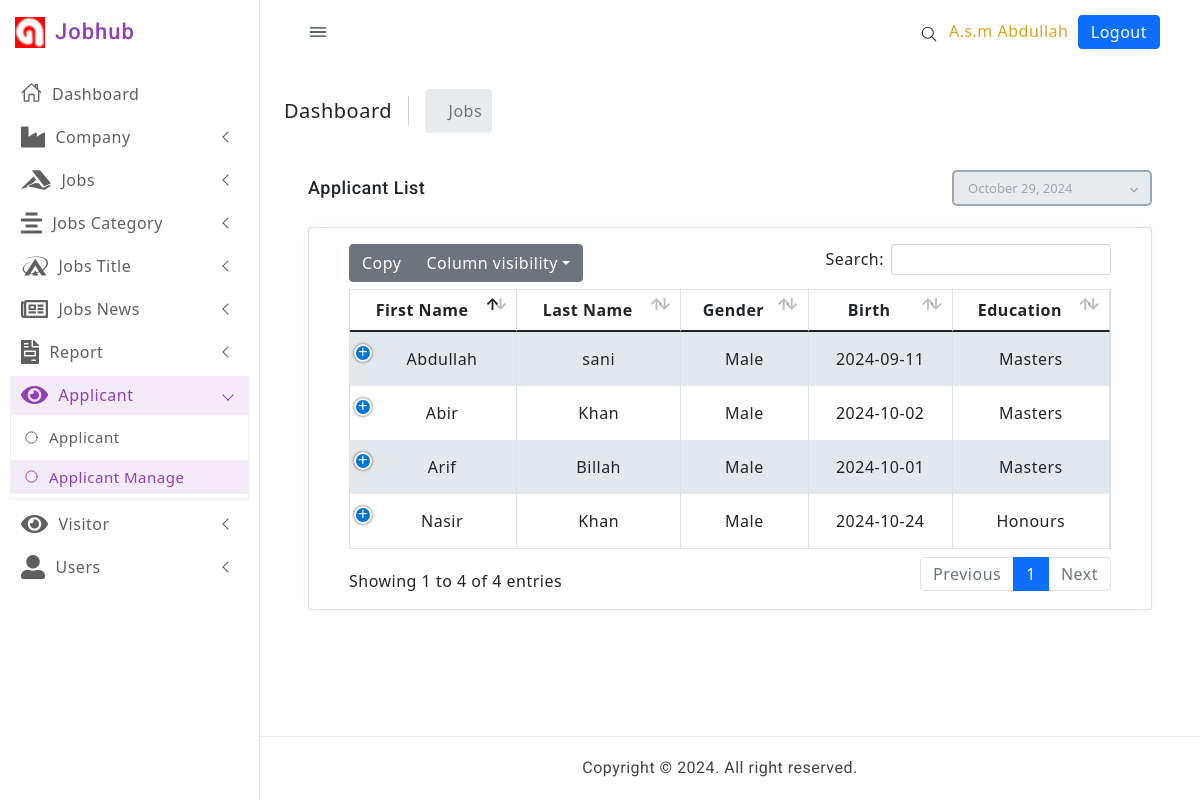
Before: /decision_mange.php (signed in) with the older database file.
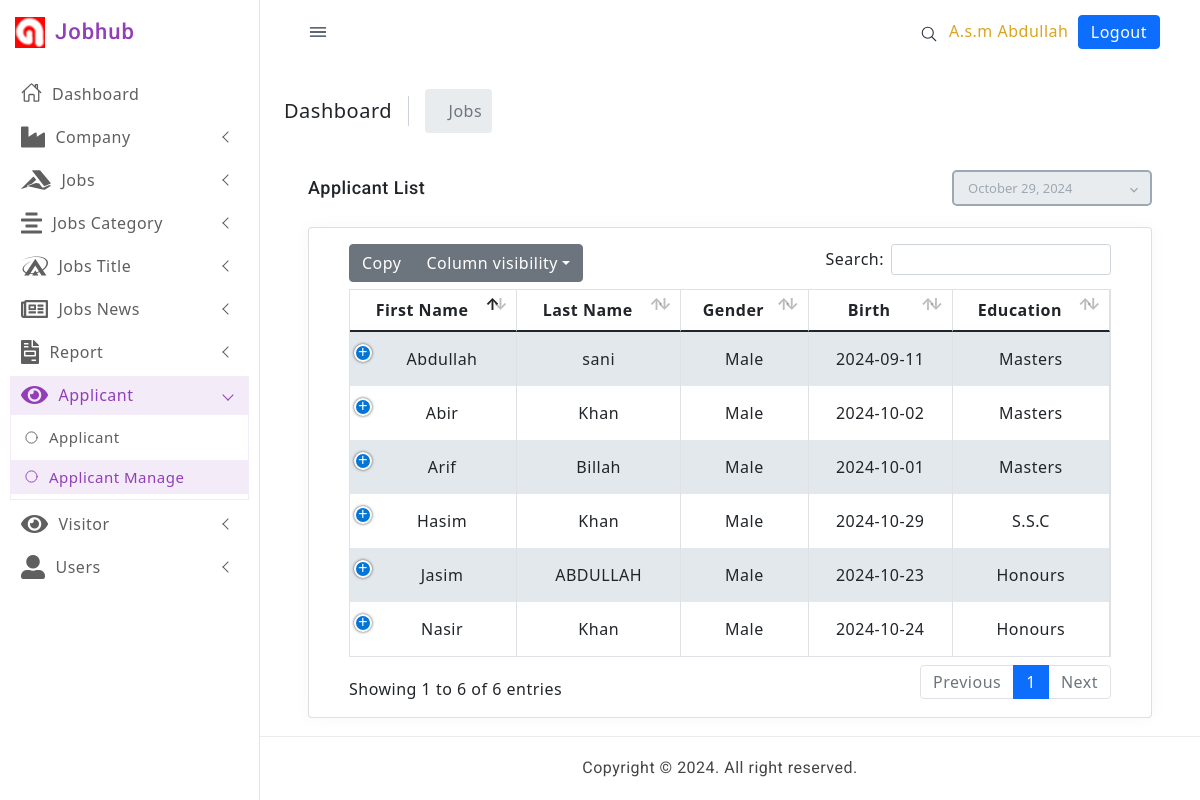
After: the same page with the newer database file.
### tables this page shows
CREATE TABLE `applicant` (
  `id` int(11) NOT NULL,
  `title` varchar(50) NOT NULL,
  `company_name` varchar(50) NOT NULL,
  `fname` varchar(50) NOT NULL,
  `lname` varchar(50) NOT NULL,
  `gender` varchar(30) NOT NULL,
  `birth` date NOT NULL,
  `education` varchar(50) NOT NULL,
  `email` varchar(30) NOT NULL,
  `contact` varchar(20) NOT NULL,
  `experience` varchar(20) NOT NULL,
  `skill` varchar(20) NOT NULL,
  `address` varchar(50) NOT NULL,
  `about` varchar(150) NOT NULL,
  `resume` varchar(100) NOT NULL,
  `photo` varchar(200) NOT NULL,
  `status` varchar(200) NOT NULL
);

### decision_mange.php (the view, shortened to what this page needs)
<?php
require('connection.php');
$user_first_name = $_SESSION['user_first_name'];
$user_last_name = $_SESSION['user_last_name'];
if (!empty($user_first_name) && !empty($user_last_name)) {
?>
  <!doctype html>
  <html lang="en">
  <head>
    <link href="assets/css/pace.min.css" rel="stylesheet" />
    <link href="assets/plugins/simplebar/css/simplebar.css" rel="stylesheet" />
    <link href="assets/plugins/perfect-scrollbar/css/perfect-scrollbar.css" rel="stylesheet" />
    <link href="assets/plugins/metismenu/css/metisMenu.min.css" rel="stylesheet" />
    <link href="assets/css/bootstrap.min.css" rel="stylesheet">
    <link href="assets/css/bootstrap-extended.css" rel="stylesheet">
    <link href="assets/css/style.css" rel="stylesheet">
    <link href="assets/css/icons.css" rel="stylesheet">
    <link href="assets/css/dark-theme.css" rel="stylesheet" />
    <link href="assets/css/semi-dark.css" rel="stylesheet" />
    <link href="assets/css/header-colors.css" rel="stylesheet" />
    <link href="plugins/bootstrap-datepicker/css/bootstrap-datepicker.min.css" rel="stylesheet">
    <link href="plugins/datatables/dataTables.bootstrap4.min.css" rel="stylesheet" type="text/css" />
    <link href="plugins/datatables/buttons.bootstrap4.min.css" rel="stylesheet" type="text/css" />
    <link href="plugins/datatables/responsive.bootstrap4.min.css" rel="stylesheet" type="text/css" />
    <link href="ass/css/bootstrap.min.css" rel="stylesheet" type="text/css">
    <link href="ass/css/metismenu.min.css" rel="stylesheet" type="text/css">
    <link href="ass/css/icons.css" rel="stylesheet" type="text/css">
    <link href="ass/css/style.css" rel="stylesheet" type="text/css">
    <link href="https://cdn.jsdelivr.net/npm/bootstrap@5.0.2/dist/css/bootstrap.min.css" rel="stylesheet">
    <link rel="stylesheet" href="https://pro.fontawesome.com/releases/v5.10.0/css/all.css" />
  </head>
  <body>
    <div class="wrapper">
      <?php require_once "include/leftbar.php" ?>
      <?php require_once "include/topbar.php" ?>
      <div class="page-content-wrapper">
        <div class="page-content">
          <div class="page-breadcrumb d-none d-sm-flex align-items-center mb-3">
            <div class="breadcrumb-title pe-3">Dashboard</div>
            <div class="ps-3">
              <nav aria-label="breadcrumb">
                <ol class="breadcrumb mb-0 p-0 align-items-center">
                  <li class="breadcrumb-item active" aria-current="page" style="padding: 10px;">Jobs</li>
                </ol>
              </nav>
            </div>
          </div>
          <div class="container-fluid">
            <div class="page-title-box">
              <div class="row align-items-center ">
                <div class="col-md-8">
                  <div class="page-title-box">
                    <h4 class="page-title">Applicant List</h4>
                  </div>
                </div>
                <div class="col-md-4">
                  <div class="float-right d-none d-md-block app-datepicker">
                    <input type="text" class="form-control" data-date-format="MM dd, yyyy" readonly="readonly" id="datepicker">
                    <i class="mdi mdi-chevron-down mdi-drop"></i>
                  </div>
                </div>
              </div>
            </div>
            <div class="row">
              <div class="col-12">
                <div class="card">
                  <div class="card-body">
                    <?php
                    $sql = "SELECT * FROM applicant where status = 'Approved' || status = 'Pending'";
                    $query = $conn->query($sql);
                    ?>
                    <table id="datatable-buttons" class="table table-striped table-bordered dt-responsive nowrap" style="border-collapse: collapse; border-spacing: 0; width: 100%;">
                      <thead>
                        <tr style="text-align:center">
                          <th>First Name</th>
                          <th>Last Name</th>
                          <th>Gender</th>
                          <th>Birth</th>
                          <th>Education</th>
                        </tr>
                      </thead>
                      <tbody>
                        <?php while ($data = $query->fetch_object()) { ?>
                          <tr style="text-align:center">
                            <td><?php echo $data->fname  ?></td>
                            <td> <?php echo $data->lname  ?></td>
                            <td> <?php echo $data->gender  ?></td>
                            <td> <?php echo $data->birth  ?></td>
                            <td> <?php echo $data->education  ?></td>
                          </tr>
                        <?php  } ?>
                      </tbody>
                    </table>
                  </div>
                </div>
              </div>
            </div>
          </div>
          </div>
          </div>
          </div>
          <?php require_once "include/footer.php" ?>
  </body>
  </html>
<?php
} else {
  header('location:login.php');
}
?>

### include/leftbar.php (shortened to what this page needs)
<aside class="sidebar-wrapper" data-simplebar="true">
      <div class="sidebar-header">
        <div>
          <img src="assets/images/favicon.png" class="logo-icon" alt="logo icon">
        </div>
        <div>
          <h4 class="logo-text">Jobhub</h4>
        </div>
      </div>
      <ul class="metismenu" id="menu">
        <li>
          <a href="index.php" class="text-decoration-none" >
            <div class="parent-icon">
              <ion-icon name="home-outline"></ion-icon>
            </div>
            <div class="menu-title">Dashboard</div>
          </a>
        </li>
        <li>
          <a href="javascript:;" class="has-arrow text-decoration-none">
            <div class="parent-icon">
            <i class='fas fa-industry' style='font-size:24px'></i>
            </div>
            <div class="menu-title">Company</div>
          </a>
        </li>
        <li>
          <a href="javascript:;" class="has-arrow text-decoration-none">
            <div class="parent-icon">
            <i class='fab fa-accusoft' style='font-size:24px'></i>
            </div>
            <div class="menu-title">Jobs</div>
          </a>
        </li>
        <li>
          <a href="javascript:;" class="has-arrow text-decoration-none">
            <div class="parent-icon">
            <i class='fas fa-align-center' style='font-size:24px'></i>
            </div>
            <div class="menu-title">Jobs Category</div>
          </a>
        </li>
        <li>
          <a href="javascript:;" class="has-arrow text-decoration-none">
            <div class="parent-icon">
            <i class='fab fa-asymmetrik' style='font-size:24px'></i>
            </div>
            <div class="menu-title">Jobs Title</div>
          </a>
        </li>
        <li>
          <a href="javascript:;" class="has-arrow text-decoration-none">
            <div class="parent-icon">
            <i class='far fa-newspaper' style='font-size:24px'></i>
            </div>
            <div class="menu-title">Jobs News</div>
          </a>
        </li>
        <li>
        <a href="javascript:;" class="has-arrow text-decoration-none">
            <div class="parent-icon">
            <i class='fas fa-file-invoice' style='font-size:24px'></i>
            </div>
            <div class="menu-title">Report</div>
          </a>
        </li>
        <li>
          <a href="javascript:;" class="has-arrow text-decoration-none">
            <div class="parent-icon">
            <i class='fas fa-eye' style='font-size:24px'></i>
            </div>
            <div class="menu-title">Applicant</div>
          </a>
          <ul>
            <li><a href="applicant_info.php" class="text-decoration-none">
                <ion-icon name="ellipse-outline"></ion-icon>Applicant
              </a>
            </li>
            <li><a href="decision_mange.php" class="text-decoration-none">
                <ion-icon name="ellipse-outline"></ion-icon>Applicant Manage
              </a>
            </li>
          </ul>
        </li>
        <li>
          <a href="javascript:;" class="has-arrow text-decoration-none">
            <div class="parent-icon">
            <i class='fas fa-eye' style='font-size:24px'></i>
            </div>
            <div class="menu-title">Visitor</div>
          </a>
        </li>
        <li>
          <a href="javascript:;" class="has-arrow text-decoration-none">
            <div class="parent-icon">
            <i class='fas fa-user-alt' style='font-size:24px'></i>
            </div>
            <div class="menu-title">Users</div>
          </a>
        </li>
      </ul>
    </aside>

### include/topbar.php (shortened to what this page needs)
<header class="top-header">
      <nav class="navbar navbar-expand gap-3">
        <div class="toggle-icon">
          <ion-icon name="menu-outline"></ion-icon>
        </div>
        <div class="top-navbar-right ms-auto">
          <ul class="navbar-nav align-items-center">
            <li class="nav-item">
              <a class="nav-link mobile-search-button" href="javascript:;">
                <div class="">
                  <ion-icon name="search-outline"></ion-icon>
                </div>
              </a>
            </li>
            <li>
            <p class="pt-3" style="color: goldenrod;"><?php echo $user_first_name.' '.$user_last_name ?>
            </li>&nbsp;&nbsp;
            <li><a href="logout.php" class="text-white text-decoration-none btn btn-primary py-1 m-0">
								Logout
							</a></li>
              </ul>
        </div>
      </nav>
    </header>

### include/footer.php
<footer class="footer ">
      <div class="footer-text">
        Copyright © 2024. All right reserved.
      </div>
    </footer>

### ass/css/style.css (style rules this page uses)
body { background-repeat: repeat; background: #f3f6fb; font-family: "Nunito", sans-serif; color: #354558; font-size: 14px; }
html { overflow-x: hidden; position: relative; min-height: 100%; }
h1, h2, h3, h4, h5, h6 { margin: 10px 0; font-family: "Roboto", sans-serif; }
p { line-height: 1.7; }
* { outline: none !important; }
a { color: #616f80; }
.breadcrumb > li + li:before { padding: 0 5px; color: #9ca8b3; content: "\f105" !important; font-family: 'Font Awesome 5 Free'; font-weight: 900; }
.text-white { color: #ffffff !important; }
.metismenu { padding: 0; }
.metismenu ul { padding: 0; }
.metismenu ul li { list-style: none; }
.app-datepicker { position: relative; }
.app-datepicker .form-control, .app-datepicker .form-control:focus { border: 1px solid transparent; font-size: 13px; height: 36px; padding-left: 14px; padding-right: 10px; border: 2px solid #9ca8b3; background-color: transparent; color: #9ca8b3; -webkit-box-shadow: none; box-shadow: none; border-radius: 5px; width: 200px; }
.app-datepicker i { position: absolute; top: 8px; left: 174px; color: #9ca8b3; }
.footer { bottom: 0; text-align: center !important; padding: 19px 30px 20px; position: absolute; background-color: #ffffff; right: 0; left: 240px; font-family: "Roboto", sans-serif; }
.page-title-box { padding: 12px 0px; }
.page-title-box .page-title { font-size: 18px; margin: 0; line-height: 30px; }
.btn { border-radius: 3px; font-size: 14px; }
.btn-primary, .btn-success, .btn-info, .btn-warning, .btn-danger, .btn-dark, .btn-pink, .btn-purple, .btn-indigo, .btn-teal, .btn-lime, .btn-orange, .btn-brown, .btn-blue-grey { color: #ffffff; }
.btn-primary { background-color: #23cbe0; border: 1px solid #23cbe0; }
.card { border: none; -webkit-box-shadow: 0px 0px 13px 0px rgba(236, 236, 241, 0.44); box-shadow: 0px 0px 13px 0px rgba(236, 236, 241, 0.44); margin-bottom: 30px; }
.form-control { font-size: 14px; }
.table { margin-bottom: 10px; }
.table > tbody > tr > td, .table > tfoot > tr > td, .table > thead > tr > td { padding: 15px 12px; }
.table-hover tbody tr:hover, .table-striped tbody tr:nth-of-type(odd), .thead-default th { background-color: #eff4fa; }
.table td, .table th { vertical-align: middle; }

Changed rows visible on the page:
added applicant: fname "Hasim", lname "Khan", gender "Male", birth "2024-10-29", education "S.S.C"
added applicant: fname "Jasim", lname "ABDULLAH", gender "Male", birth "2024-10-23", education "Honours"
Other visible differences:
text written by a page script: "Copy Column visibility Search: Showing 1 to 4 of 4 entries Previous 1 Next" → "Copy Column visibility Search: Showing 1 to 6 of 6 entries Previous 1 Next"
